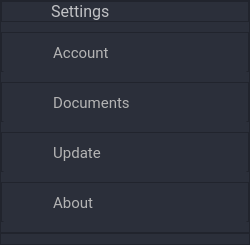
                     <widget class="QFrame" name="frame_49">
                      <property name="minimumSize">
                       <size>
                        <width>250</width>
                        <height>0</height>
                       </size>
                      </property>
                      <property name="maximumSize">
                       <size>
                        <width>250</width>
                        <height>16777215</height>
                       </size>
                      </property>
                      <property name="styleSheet">
                       <string notr="true">background-color: rgb(43, 47, 58)</string>
                      </property>
                      <property name="frameShape">
                       <enum>QFrame::Shape::StyledPanel</enum>
                      </property>
                      <property name="frameShadow">
                       <enum>QFrame::Shadow::Raised</enum>
                      </property>
                      <layout class="QVBoxLayout" name="verticalLayout_27">
                       <property name="spacing">
                        <number>10</number>
                       </property>
                       <property name="leftMargin">
                        <number>0</number>
                       </property>
                       <property name="topMargin">
                        <number>0</number>
                       </property>
                       <property name="rightMargin">
                        <number>0</number>
                       </property>
                       <property name="bottomMargin">
                        <number>0</number>
                       </property>
                       <item>
                        <widget class="QFrame" name="frame_51">
                         <property name="maximumSize">
                          <size>
                           <width>16777215</width>
                           <height>60</height>
                          </size>
                         </property>
                         <property name="frameShape">
                          <enum>QFrame::Shape::StyledPanel</enum>
                         </property>
                         <property name="frameShadow">
                          <enum>QFrame::Shadow::Raised</enum>
                         </property>
                         <layout class="QHBoxLayout" name="horizontalLayout_23">
                          <property name="spacing">
                           <number>0</number>
                          </property>
                          <property name="leftMargin">
                           <number>0</number>
                          </property>
                          <property name="topMargin">
                           <number>0</number>
                          </property>
                          <property name="rightMargin">
                           <number>0</number>
                          </property>
                          <property name="bottomMargin">
                           <number>0</number>
                          </property>
                          <item>
                           <widget class="QLabel" name="label_32">
                            <property name="font">
                             <font>
                              <family>Roboto</family>
                              <pointsize>12</pointsize>
                             </font>
                            </property>
                            <property name="styleSheet">
                             <string notr="true">color:rgba(255, 255, 255, 180);
padding-left: 45px;</string>
                            </property>
                            <property name="text">
                             <string>Settings</string>
                            </property>
                            <property name="alignment">
                             <set>Qt::AlignmentFlag::AlignLeading|Qt::AlignmentFlag::AlignLeft|Qt::AlignmentFlag::AlignVCenter</set>
                            </property>
                           </widget>
                          </item>
                         </layout>
                        </widget>
                       </item>
                       <item>
                        <widget class="QFrame" name="frame_25">
                         <property name="maximumSize">
                          <size>
                           <width>16777215</width>
                           <height>40</height>
                          </size>
                         </property>
                         <property name="frameShape">
                          <enum>QFrame::Shape::StyledPanel</enum>
                         </property>
                         <property name="frameShadow">
                          <enum>QFrame::Shadow::Raised</enum>
                         </property>
                         <layout class="QHBoxLayout" name="horizontalLayout_18">
                          <property name="spacing">
                           <number>0</number>
                          </property>
                          <property name="leftMargin">
                           <number>0</number>
                          </property>
                          <property name="topMargin">
                           <number>0</number>
                          </property>
                          <property name="rightMargin">
                           <number>0</number>
                          </property>
                          <property name="bottomMargin">
                           <number>0</number>
                          </property>
                          <item>
                           <widget class="QPushButton" name="acc_button">
                            <property name="minimumSize">
                             <size>
                              <width>0</width>
                              <height>40</height>
                             </size>
                            </property>
                            <property name="font">
                             <font>
                              <family>Roboto</family>
                              <pointsize>11</pointsize>
                             </font>
                            </property>
                            <property name="cursor">
                             <cursorShape>PointingHandCursor</cursorShape>
                            </property>
                            <property name="styleSheet">
                             <string notr="true">QPushButton{
	border-radius:5px;
	color:rgb(180, 180, 180);
	text-align:left;
	padding-left:40px;
}
QPushButton:hover{
	background-color:rgb(59, 66, 81);
	border:2px solid rgb(212, 58, 212);
	border-radius:5px;
}
QPushButton:checked {
    background-color: rgb(0, 151, 227);
    color: rgb(180, 180, 180);;
}</string>
                            </property>
                            <property name="text">
                             <string>   Account</string>
                            </property>
                            <property name="icon">
                             <iconset>
                              <normaloff>../Reqs/user2.png</normaloff>../Reqs/user2.png</iconset>
                            </property>
                            <property name="iconSize">
                             <size>
                              <width>25</width>
                              <height>25</height>
                             </size>
                            </property>
                           </widget>
                          </item>
                         </layout>
                        </widget>
                       </item>
                       <item>
                        <widget class="QFrame" name="frame_56">
                         <property name="maximumSize">
                          <size>
                           <width>16777215</width>
                           <height>40</height>
                          </size>
                         </property>
                         <property name="frameShape">
                          <enum>QFrame::Shape::StyledPanel</enum>
                         </property>
                         <property name="frameShadow">
                          <enum>QFrame::Shadow::Raised</enum>
                         </property>
                         <layout class="QHBoxLayout" name="horizontalLayout_24">
                          <property name="spacing">
                           <number>0</number>
                          </property>
                          <property name="leftMargin">
                           <number>0</number>
                          </property>
                          <property name="topMargin">
                           <number>0</number>
                          </property>
                          <property name="rightMargin">
                           <number>0</number>
                          </property>
                          <property name="bottomMargin">
                           <number>0</number>
                          </property>
                          <item>
                           <widget class="QPushButton" name="buttonDocs">
                            <property name="minimumSize">
                             <size>
                              <width>0</width>
                              <height>40</height>
                             </size>
                            </property>
                            <property name="font">
                             <font>
                              <family>Roboto</family>
                              <pointsize>11</pointsize>
                             </font>
                            </property>
                            <property name="cursor">
                             <cursorShape>PointingHandCursor</cursorShape>
                            </property>
                            <property name="styleSheet">
                             <string notr="true">QPushButton{
	border-radius:5px;
	color:rgb(180, 180, 180);
	text-align:left;
	padding-left:40px;
}
QPushButton:hover{
	background-color:rgb(59, 66, 81);
	border:2px solid rgb(212, 58, 212);
	border-radius:5px;
}</string>
                            </property>
                            <property name="text">
                             <string>   Documents</string>
                            </property>
                            <property name="icon">
                             <iconset>
                              <normaloff>../Reqs/ui_.png</normaloff>../Reqs/ui_.png</iconset>
                            </property>
                            <property name="iconSize">
                             <size>
                              <width>25</width>
                              <height>25</height>
                             </size>
                            </property>
                           </widget>
                          </item>
                         </layout>
                        </widget>
                       </item>
                       <item>
                        <widget class="QFrame" name="frame_53">
                         <property name="maximumSize">
                          <size>
                           <width>16777215</width>
                           <height>40</height>
                          </size>
                         </property>
                         <property name="frameShape">
                          <enum>QFrame::Shape::StyledPanel</enum>
                         </property>
                         <property name="frameShadow">
                          <enum>QFrame::Shadow::Raised</enum>
                         </property>
                         <layout class="QHBoxLayout" name="horizontalLayout_26">
                          <property name="spacing">
                           <number>0</number>
                          </property>
                          <property name="leftMargin">
                           <number>0</number>
                          </property>
                          <property name="topMargin">
                           <number>0</number>
                          </property>
                          <property name="rightMargin">
                           <number>0</number>
                          </property>
                          <property name="bottomMargin">
                           <number>0</number>
                          </property>
                          <item>
                           <widget class="QPushButton" name="buttonUpdate">
                            <property name="minimumSize">
                             <size>
                              <width>0</width>
                              <height>40</height>
                             </size>
                            </property>
                            <property name="font">
                             <font>
                              <family>Roboto</family>
                              <pointsize>11</pointsize>
                             </font>
                            </property>
                            <property name="cursor">
                             <cursorShape>PointingHandCursor</cursorShape>
                            </property>
                            <property name="styleSheet">
                             <string notr="true">QPushButton{
	border-radius:5px;
	color:rgb(180, 180, 180);
	text-align:left;
	padding-left:40px;
}
QPushButton:hover{
	background-color:rgb(59, 66, 81);
	border:2px solid rgb(212, 58, 212);
	border-radius:5px;
}</string>
                            </property>
                            <property name="text">
                             <string>   Update</string>
                            </property>
                            <property name="icon">
                             <iconset>
                              <normaloff>../Reqs/update_.png</normaloff>../Reqs/update_.png</iconset>
                            </property>
                            <property name="iconSize">
                             <size>
                              <width>25</width>
                              <height>25</height>
                             </size>
                            </property>
                           </widget>
                          </item>
                         </layout>
                        </widget>
                       </item>
                       <item>
                        <widget class="QFrame" name="frame_54">
                         <property name="maximumSize">
                          <size>
                           <width>16777215</width>
                           <height>40</height>
                          </size>
                         </property>
                         <property name="frameShape">
                          <enum>QFrame::Shape::StyledPanel</enum>
                         </property>
                         <property name="frameShadow">
                          <enum>QFrame::Shadow::Raised</enum>
                         </property>
                         <layout class="QHBoxLayout" name="horizontalLayout_27">
                          <property name="spacing">
                           <number>0</number>
                          </property>
                          <property name="leftMargin">
                           <number>0</number>
                          </property>
                          <property name="topMargin">
                           <number>0</number>
                          </property>
                          <property name="rightMargin">
                           <number>0</number>
                          </property>
                          <property name="bottomMargin">
                           <number>0</number>
                          </property>
                          <item>
                           <widget class="QPushButton" name="buttonAbout">
                            <property name="minimumSize">
                             <size>
                              <width>0</width>
                              <height>40</height>
                             </size>
                            </property>
                            <property name="font">
                             <font>
                              <family>Roboto</family>
                              <pointsize>11</pointsize>
                             </font>
                            </property>
                            <property name="cursor">
                             <cursorShape>PointingHandCursor</cursorShape>
                            </property>
                            <property name="styleSheet">
                             <string notr="true">QPushButton{
	border-radius:5px;
	color:rgb(180, 180, 180);
	text-align:left;
	padding-left:40px;
}
QPushButton:hover{
	background-color:rgb(59, 66, 81);
	border:2px solid rgb(212, 58, 212);
	border-radius:5px;
}</string>
                            </property>
                            <property name="text">
                             <string>   About</string>
                            </property>
                            <property name="icon">
                             <iconset>
                              <normaloff>../Reqs/about_.png</normaloff>../Reqs/about_.png</iconset>
                            </property>
                            <property name="iconSize">
                             <size>
                              <width>25</width>
                              <height>25</height>
                             </size>
                            </property>
                           </widget>
                          </item>
                         </layout>
                        </widget>
                       </item>
                       <item>
                        <widget class="QFrame" name="frame_57">
                         <property name="maximumSize">
                          <size>
                           <width>16777215</width>
                           <height>50</height>
                          </size>
                         </property>
                         <property name="frameShape">
                          <enum>QFrame::Shape::StyledPanel</enum>
                         </property>
                         <property name="frameShadow">
                          <enum>QFrame::Shadow::Raised</enum>
                         </property>
                         <layout class="QHBoxLayout" name="horizontalLayout_28">
                          <property name="spacing">
                           <number>0</number>
                          </property>
                          <property name="leftMargin">
                           <number>0</number>
                          </property>
                          <property name="topMargin">
                           <number>0</number>
                          </property>
                          <property name="rightMargin">
                           <number>0</number>
                          </property>
                          <property name="bottomMargin">
                           <number>0</number>
                          </property>
                         </layout>
                        </widget>
                       </item>
                       <item>
                        <widget class="QFrame" name="frame_55">
                         <property name="frameShape">
                          <enum>QFrame::Shape::StyledPanel</enum>
                         </property>
                         <property name="frameShadow">
                          <enum>QFrame::Shadow::Raised</enum>
                         </property>
                        </widget>
                       </item>
                      </layout>
                     </widget>
